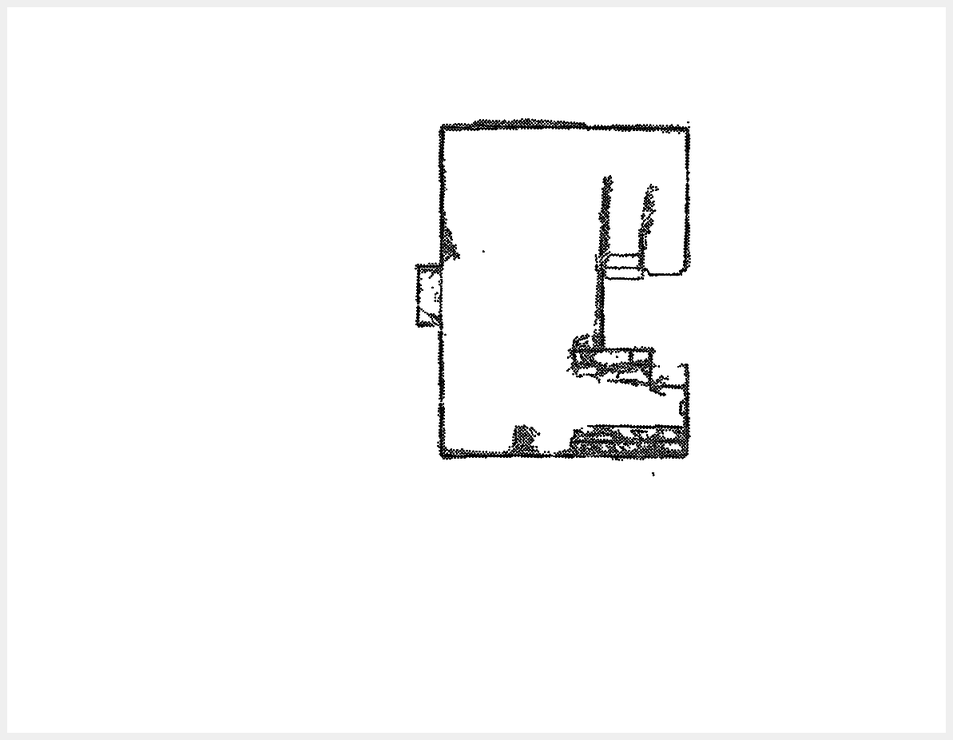
#> input picture image2.png, 953 x 740 px, shrunk from 1193 x 926 before the run, found by its file name
$ python converter.py
#> lines starting #> are read from the running program, lines starting #| are printed output that depends on the picture; after the words box and inside, x2 and y2 are one past the last pixel; in counts of white or black regions, pixels touching at a corner belong together
import cv2
import numpy as np

# Step 1: Load the image
input_path = '/home/rainier/ros2_ws/src/littleslam_ros2/image2.png'
image = cv2.imread(input_path, cv2.IMREAD_GRAYSCALE)
#> image is the input picture: shape (740, 953); min 0, max 255, mean 250

if image is None:
    print("Error: Could not load the image. Check the file path.")
    exit()

# Step 2: Threshold the image to ensure binary values
# The image already has a white background (255) and black features (0), but there might be
# intermediate grayscale values (e.g., from anti-aliasing). We’ll force it to be strictly binary.
_, binary = cv2.threshold(image, 128, 255, cv2.THRESH_BINARY)
#> binary: shape (740, 953); 98.2% white; 18 black regions (16 under 20 px), largest, box (x1, y1, x2, y2) and area: (415, 118, 691, 461) 12017, (415, 279, 445, 402) 694

# Step 3: Clean up the image (optional)
# Apply a light morphological operation to remove any small noise (e.g., stray pixels).
kernel = np.ones((3, 3), np.uint8)
cleaned = cv2.morphologyEx(binary, cv2.MORPH_OPEN, kernel, iterations=1)
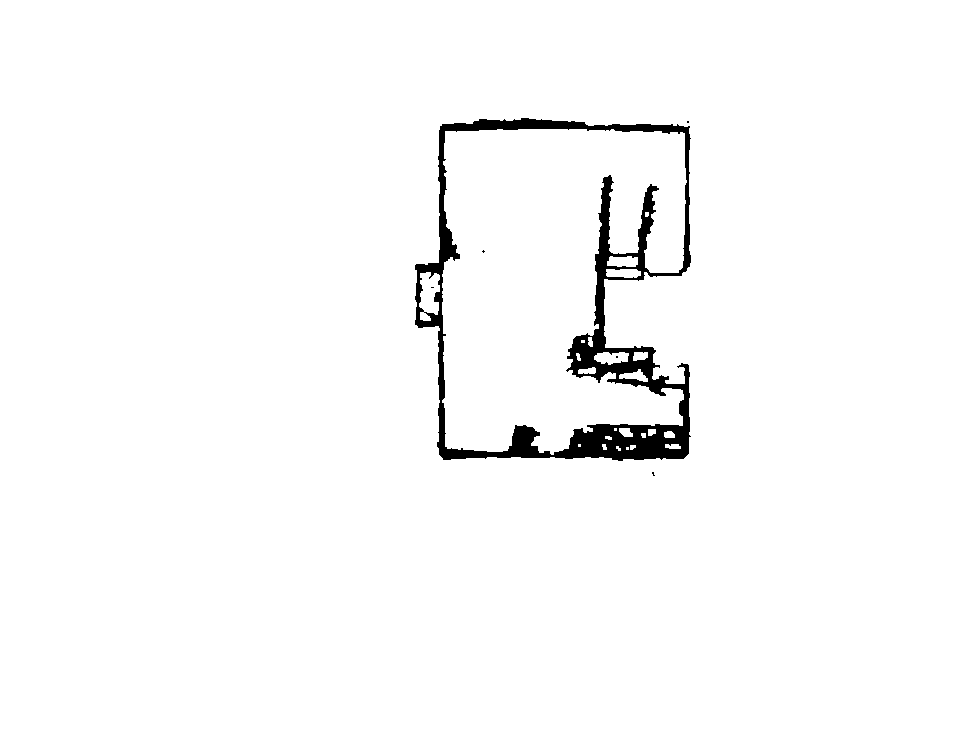
#> cleaned: shape (740, 953); 97.7% white; 6 black regions (5 under 20 px), largest, box (x1, y1, x2, y2) and area: (415, 118, 691, 461) 16035

# Step 4: Ensure the map is suitable for AMCL
# AMCL expects 0 (black) for occupied spaces and 255 (white) for free spaces.
# The image is already in this format, but we confirm with a final threshold.
_, final_map = cv2.threshold(cleaned, 128, 255, cv2.THRESH_BINARY)

# Step 5: Save the image as a .pgm file in the same directory as the input
output_path = '/home/rainier/ros2_ws/src/littleslam_ros2/output_map.pgm'
cv2.imwrite(output_path, final_map)

print(f"Map has been saved as '{output_path}'.")

# Optional: Display the result (for debugging)
cv2.imshow('Final Map', final_map)
cv2.waitKey(0)
cv2.destroyAllWindows()

$ run again, with image_3.png copied over image2.png
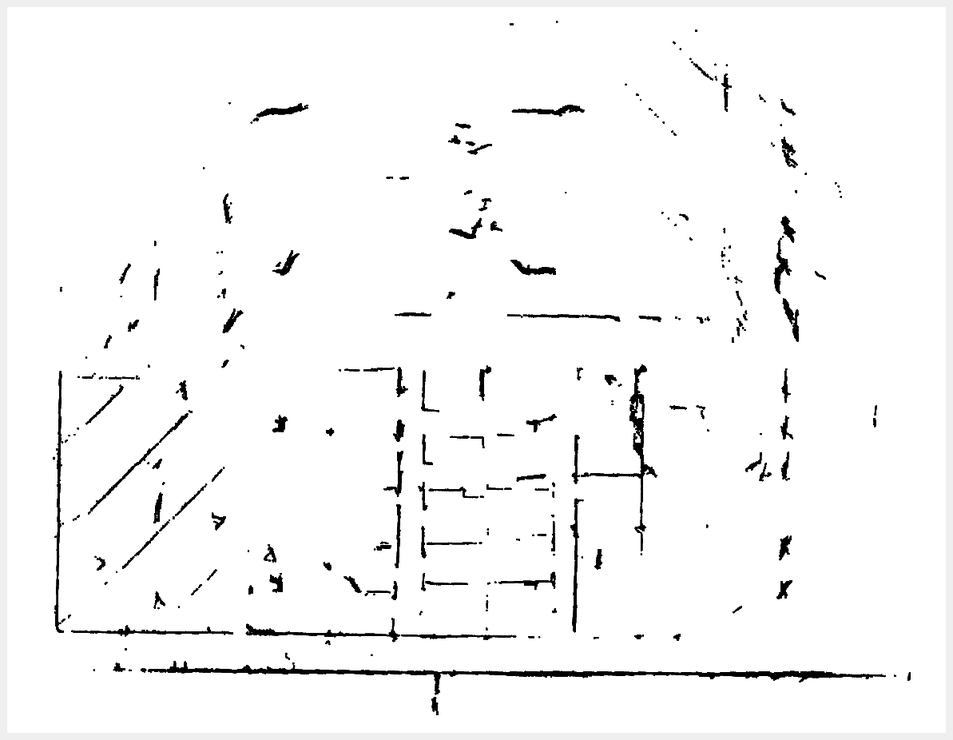
#> input picture image_3.png, 953 x 740 px, shrunk from 1193 x 926 before the run, found by its file name
#> image is the input picture: shape (740, 953); min 0, max 255, mean 247.3
#> binary: shape (740, 953); 97.2% white; 241 black regions (126 under 20 px), largest, box (x1, y1, x2, y2) and area: (148, 661, 886, 695) 3502, (581, 364, 658, 551) 1241, (54, 371, 66, 633) 798
#> `cleaned = cv2.morphologyEx(binary, cv2.MORPH_OPEN, kernel, iterations=1)`:
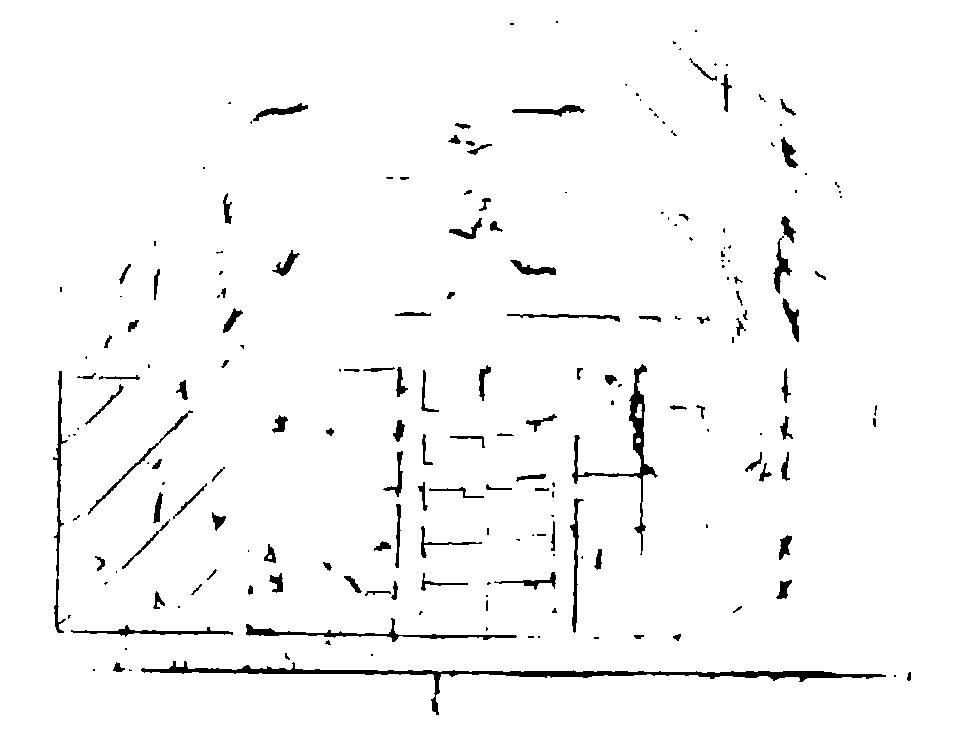
#> cleaned: shape (740, 953); 97.1% white; 202 black regions (92 under 20 px), largest, box (x1, y1, x2, y2) and area: (141, 661, 886, 715) 3682, (572, 364, 658, 555) 1520, (246, 618, 517, 642) 1005

$ run again, with image_4.png copied over image2.png
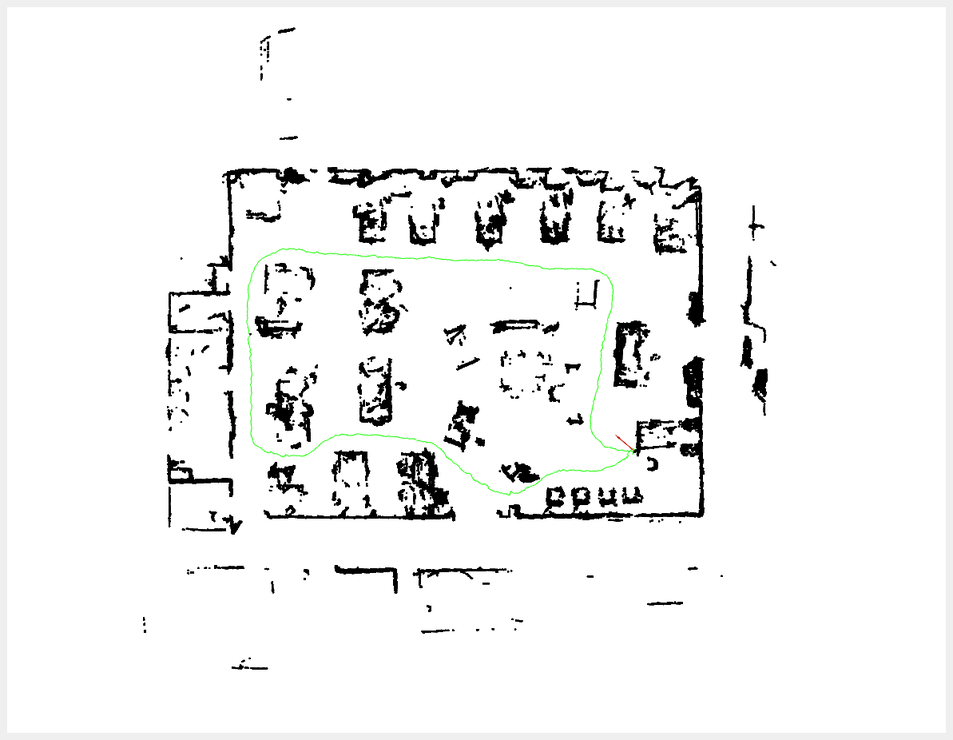
#> input picture image_4.png, 953 x 740 px, shrunk from 1193 x 926 before the run, found by its file name
#> `_, binary = cv2.threshold(image, 128, 255, cv2.THRESH_BINARY)`:
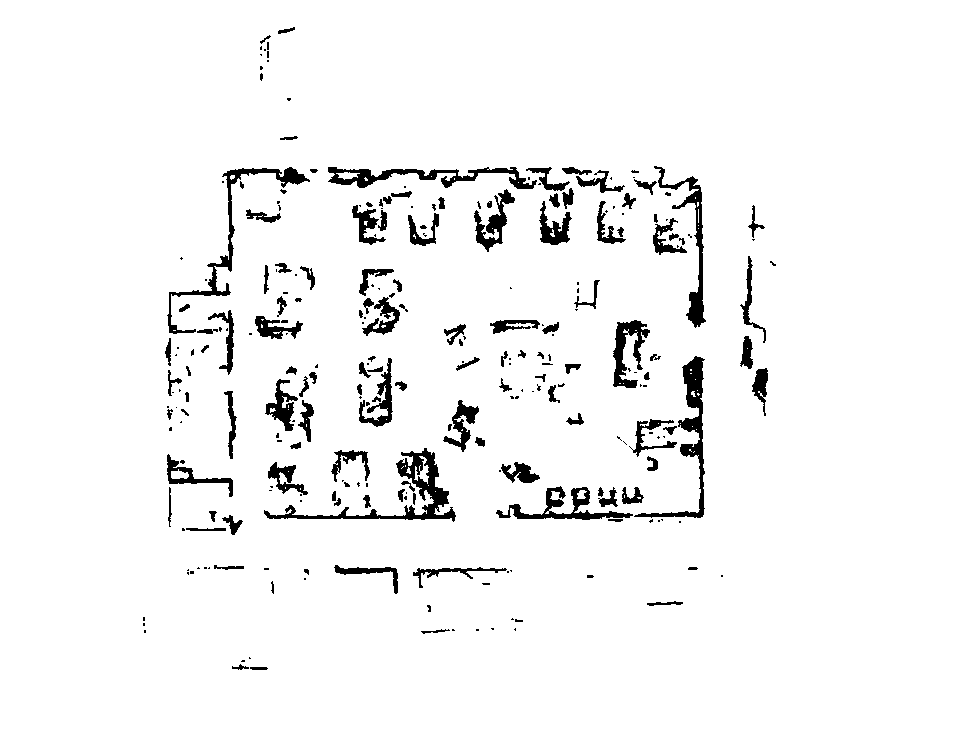
#> binary: shape (740, 953); 95.5% white; 263 black regions (132 under 20 px), largest, box (x1, y1, x2, y2) and area: (264, 448, 456, 522) 2316, (634, 356, 705, 518) 1942, (167, 167, 310, 334) 1729
#> `cleaned = cv2.morphologyEx(binary, cv2.MORPH_OPEN, kernel, iterations=1)`:
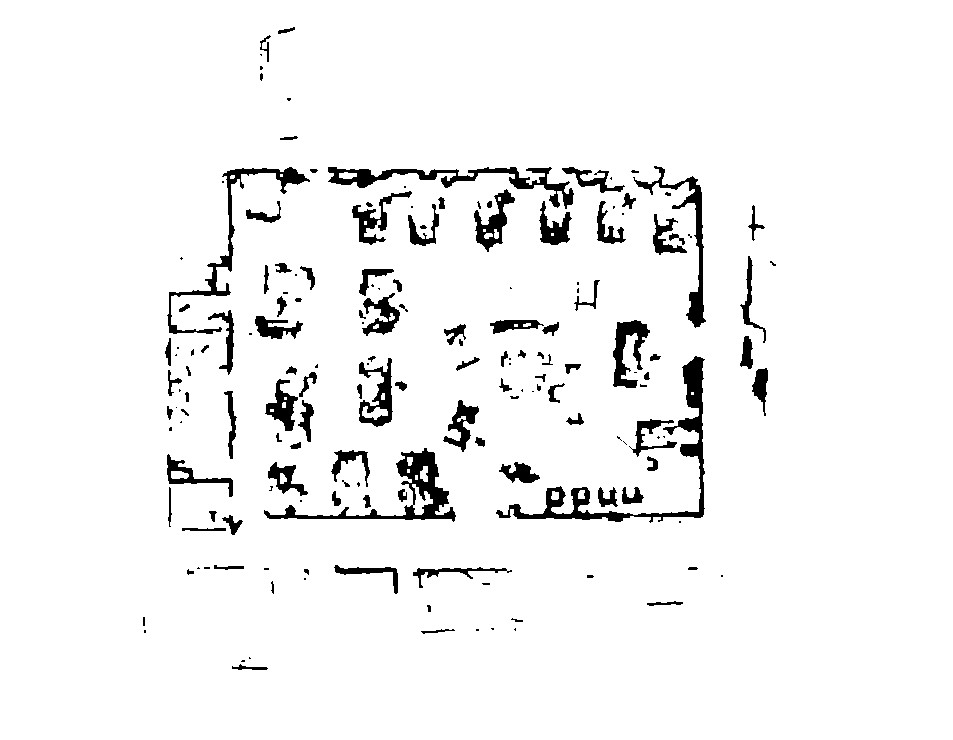
#> cleaned: shape (740, 953); 95.2% white; 170 black regions (62 under 20 px), largest, box (x1, y1, x2, y2) and area: (496, 356, 705, 523) 3537, (264, 448, 456, 522) 2584, (328, 167, 574, 209) 2309
